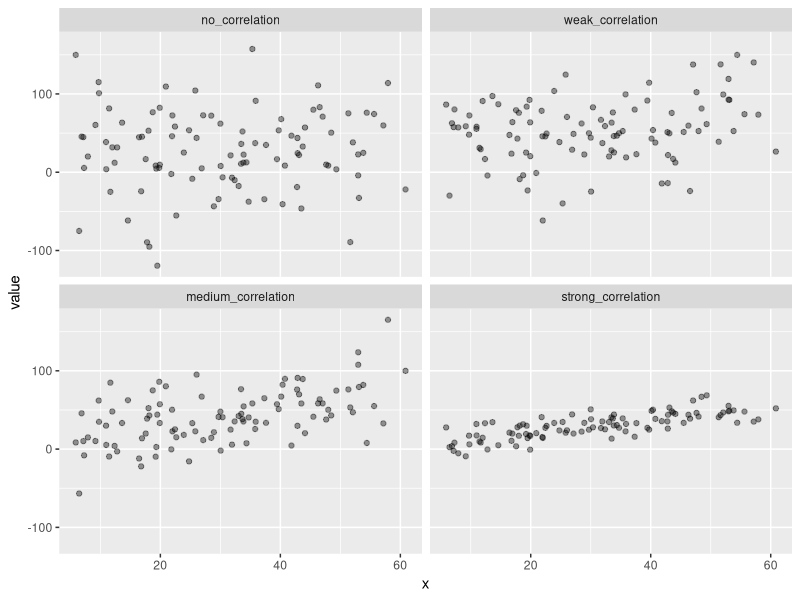
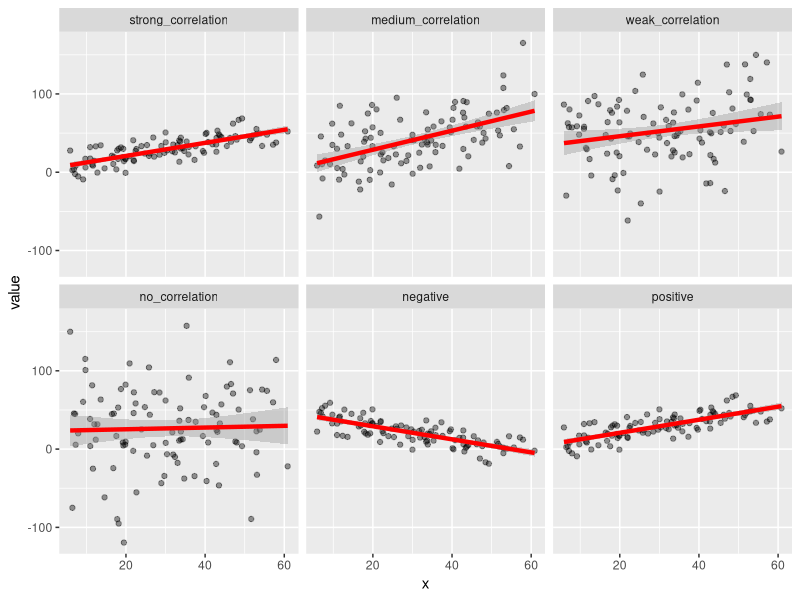
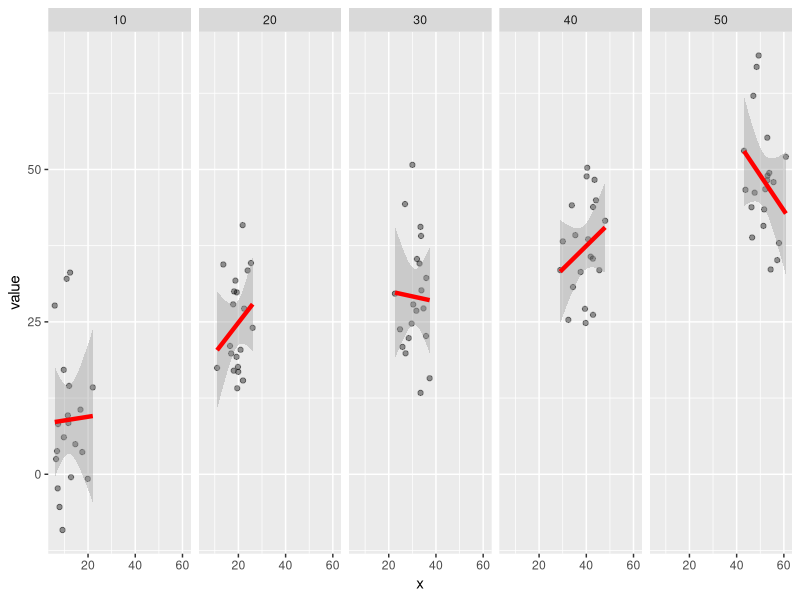
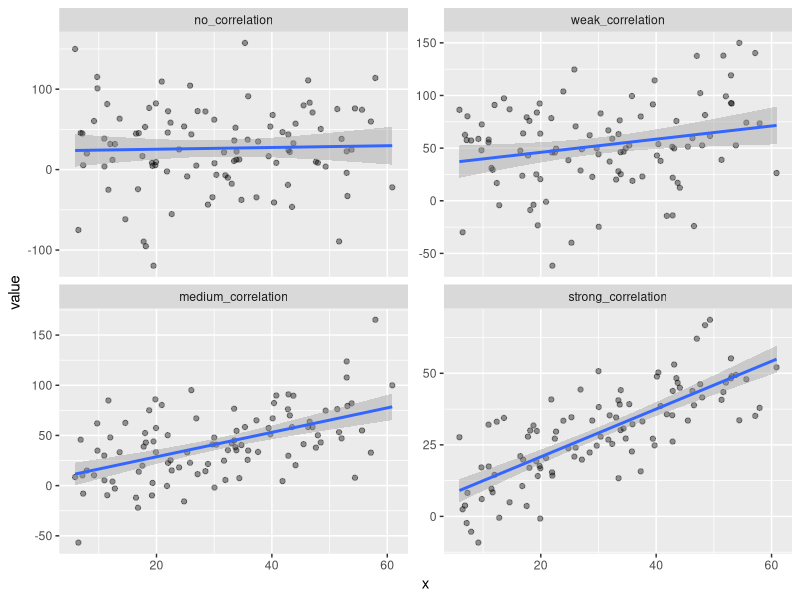

Write R code to recreate these figures, in order.
# Lecture 5 - Covariation, correlaion, linear regression

library(tidyverse)
library(forcats)
library(stringr)

# Generate data for plots
set.seed(1)
rand_num <- rep(1:5*10, 20)
corr_df <- 
    data_frame(x = rnorm(length(rand_num), rand_num, 5), 
               positive = rnorm(length(rand_num), rand_num, 10), 
               group = rand_num,
               negative = -positive + 50,
               no_correlation = rnorm(length(rand_num), 25, 50),
               weak_correlation = x + rnorm(length(x), 20, 40),
               medium_correlation = x + rnorm(length(x), 12, 25),
               strong_correlation = positive) %>% 
    gather(key, value, -x, -group) %>% 
    mutate(key = fct_relevel(key, "positive","negative","no_correlation","weak_correlation","medium_correlation","strong_correlation"))

# Plot correlations of different direction
corr_df %>% 
    filter(str_detect(key, "_correlation")) %>% 
    ggplot() + 
        aes(x = x, y = value) +
        geom_point(alpha = .4) +
        facet_wrap(~key)

# Check correlations of different direction
corr_df %>% 
    ggplot() + 
        aes(x = x, y = value) +
        geom_point(alpha = .4) +
        facet_wrap(~fct_rev(key)) +
        geom_smooth(method = "lm", color = "red", size = 1.5)

# It is possible that a different variable is responsible for the correlation, 
corr_df %>% 
    filter(key == "positive") %>% 
    ggplot() + 
        aes(x = x, y = value) +
        geom_point(alpha = .4) +
        facet_wrap(~group, ncol = 5) +
        geom_smooth(method = "lm", color = "red", size = 1.5)

# Plot correlations of different magnitude
corr_df %>% 
    filter(str_detect(key, "_correlation")) %>% 
    ggplot() + 
        aes(x = x, y = value) +
        geom_point(alpha = .4) +
        geom_smooth(method = "lm") +
        facet_wrap(~key, scales = "free_y")

# Calculate the correlations
corr_df %>% 
    filter(str_detect(key, "_correlation")) %>% 
    group_by(key) %>% 
    summarise(r = cor(x = x, y = value) %>% round(2))





